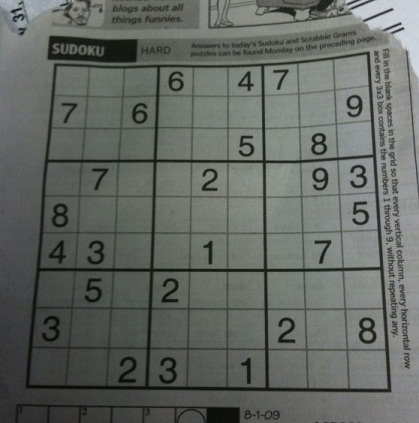
#> input picture image/sudoku-original.jpg, 419 x 423 px
$ python q1.py   (older library calls are emulated)
#> lines starting #> are read from the running program, lines starting #| are printed output that depends on the picture; after the words box and inside, x2 and y2 are one past the last pixel; in counts of white or black regions, pixels touching at a corner belong together
import cv2
import numpy as np
from matplotlib import pyplot as plt

# Load image in grayscale
img = cv2.imread("../image/sudoku-original.jpg", 0)
#> img: shape (423, 419); min 5, max 218, mean 101.9

# Sobel Edge Detection
sobelx = cv2.Sobel(img,cv2.CV_64F,1,0,ksize=3)
sobely = cv2.Sobel(img,cv2.CV_64F,0,1,ksize=3)
sobelxy = cv2.Sobel(img,cv2.CV_64F,1,1,ksize=3)
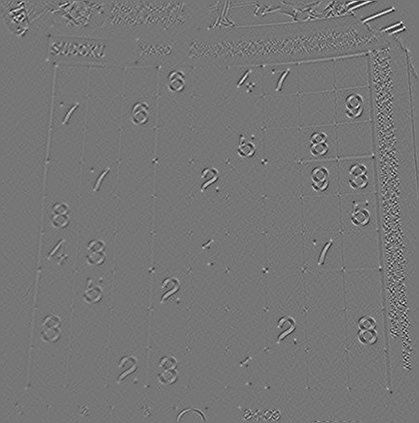
#> sobelxy: shape (423, 419) float64; min -145, max 166, mean 0; drawn with min black and max white
sobel = cv2.magnitude(sobelx,sobely)
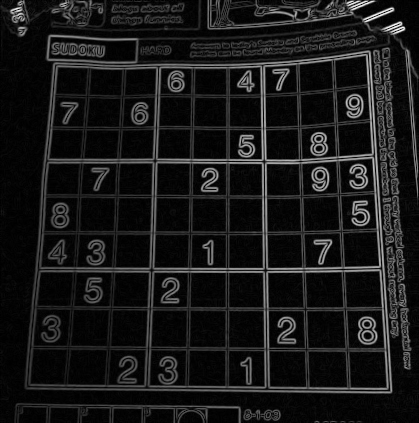
#> sobel: shape (423, 419) float64; min 0, max 598.1, mean 58.5; drawn with min black and max white

sobelx = np.uint8(cv2.convertScaleAbs(sobelx))
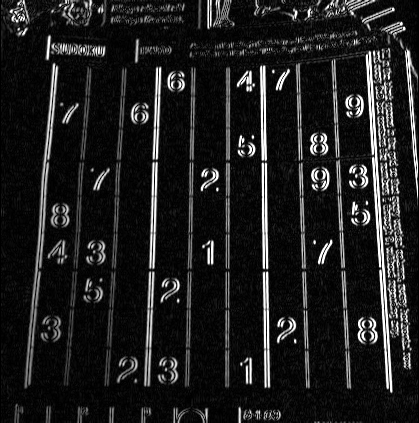
#> sobelx: shape (423, 419); min 0, max 255, mean 31.4
sobely = np.uint8(cv2.convertScaleAbs(sobely))
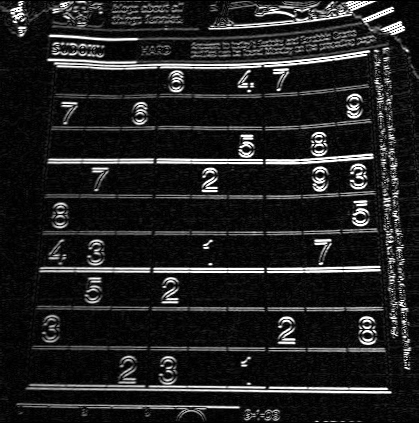
#> sobely: shape (423, 419); min 0, max 255, mean 33.4
sobelxy = np.uint8(cv2.convertScaleAbs(sobelxy))
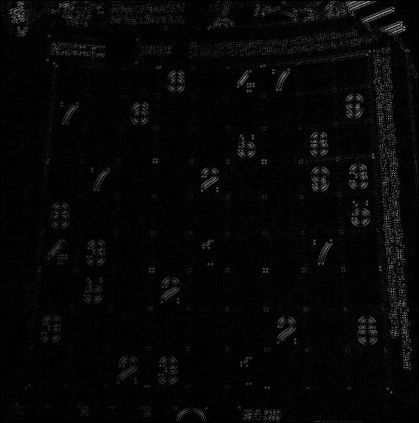
#> sobelxy: shape (423, 419); min 0, max 166, mean 6.4

laplacian = cv2.Laplacian(img,cv2.CV_16U,ksize=3)
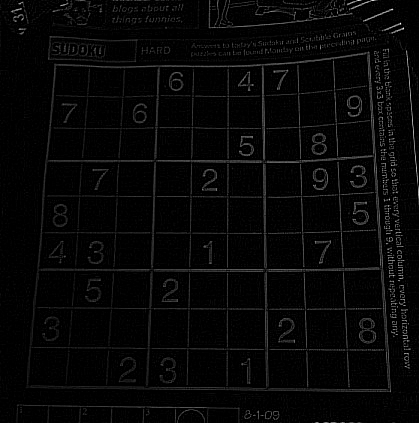
#> laplacian: shape (423, 419) uint16; min 0, max 774, mean 21.5; drawn with min black and max white
canny = cv2.Canny(img,100,150)
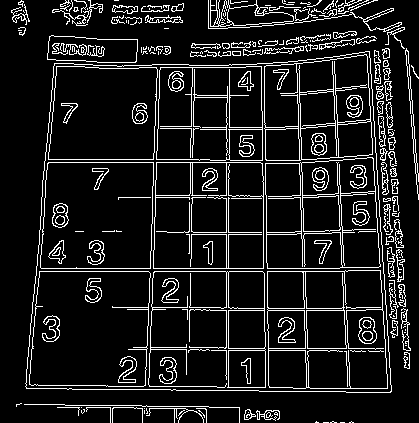
#> canny: shape (423, 419); 10.9% white in thin lines or dots


# Display results
plt.figure(figsize=(8,6))
plt.subplot(3,3,1), plt.imshow(img, cmap='gray'), plt.title('Original')
plt.subplot(3,3,2), plt.imshow(sobelx, cmap='gray'), plt.title('SobelX')
plt.subplot(3,3,3), plt.imshow(sobely, cmap='gray'), plt.title('SobelY')
plt.subplot(3,3,4), plt.imshow(sobelxy, cmap='gray'), plt.title('SobelXY')
plt.subplot(3,3,5), plt.imshow(sobel, cmap='gray'), plt.title('Sobel')
plt.subplot(3,3,6), plt.imshow(laplacian, cmap='gray'), plt.title('Laplacian')
plt.subplot(3,3,7), plt.imshow(canny, cmap='gray'), plt.title('Canny')
plt.tight_layout()
plt.show()

$ run again, with image/2.jpg copied over image/sudoku-original.jpg
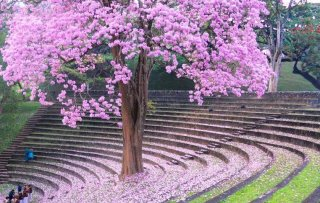
#> input picture image/2.jpg, 320 x 203 px
#> `laplacian = cv2.Laplacian(img,cv2.CV_16U,ksize=3)`:
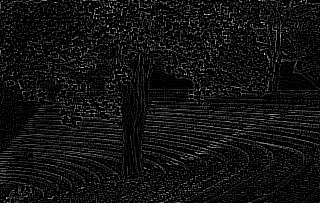
#> laplacian: shape (203, 320) uint16; min 0, max 994, mean 71.9; drawn with min black and max white
#> `canny = cv2.Canny(img,100,150)`:
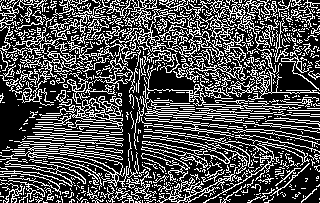
#> canny: shape (203, 320); 31% white in thin lines or dots

$ run again, with image/3.jpg copied over image/sudoku-original.jpg
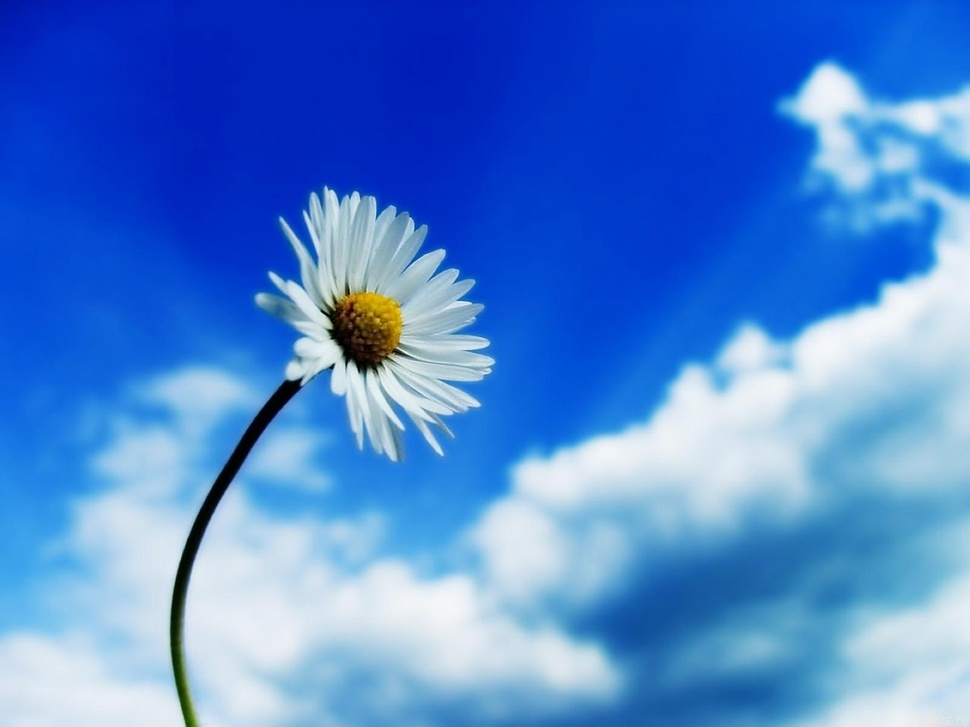
#> input picture image/3.jpg, 970 x 727 px, shrunk from 1600 x 1200 before the run
#> `sobelxy = cv2.Sobel(img,cv2.CV_64F,1,1,ksize=3)`:
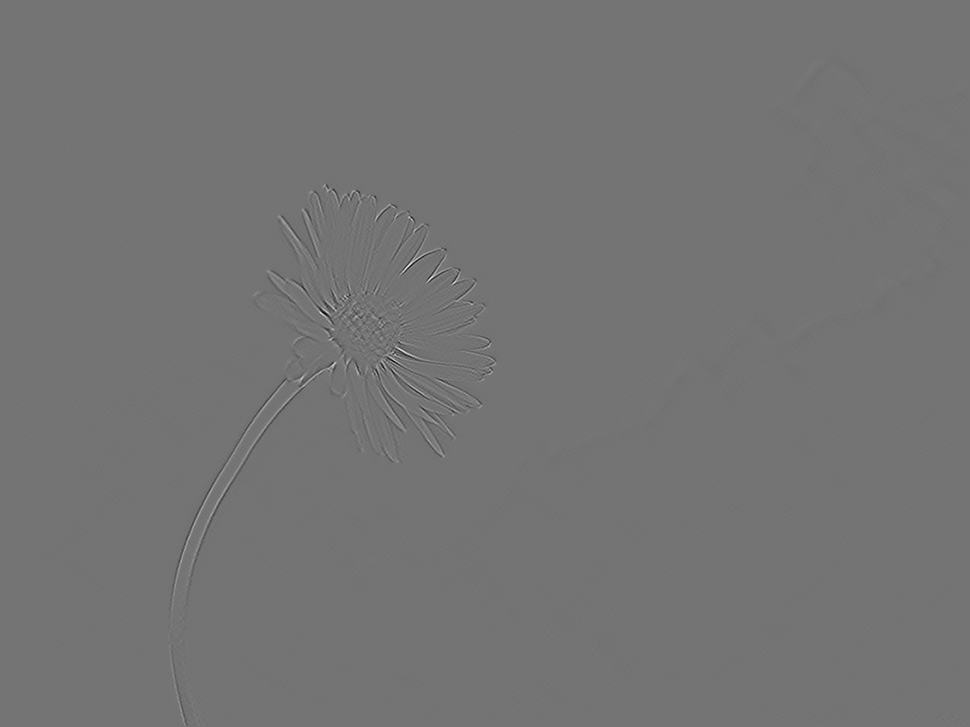
#> sobelxy: shape (727, 970) float64; min -208, max 249, mean 0; drawn with min black and max white
#> `canny = cv2.Canny(img,100,150)`:
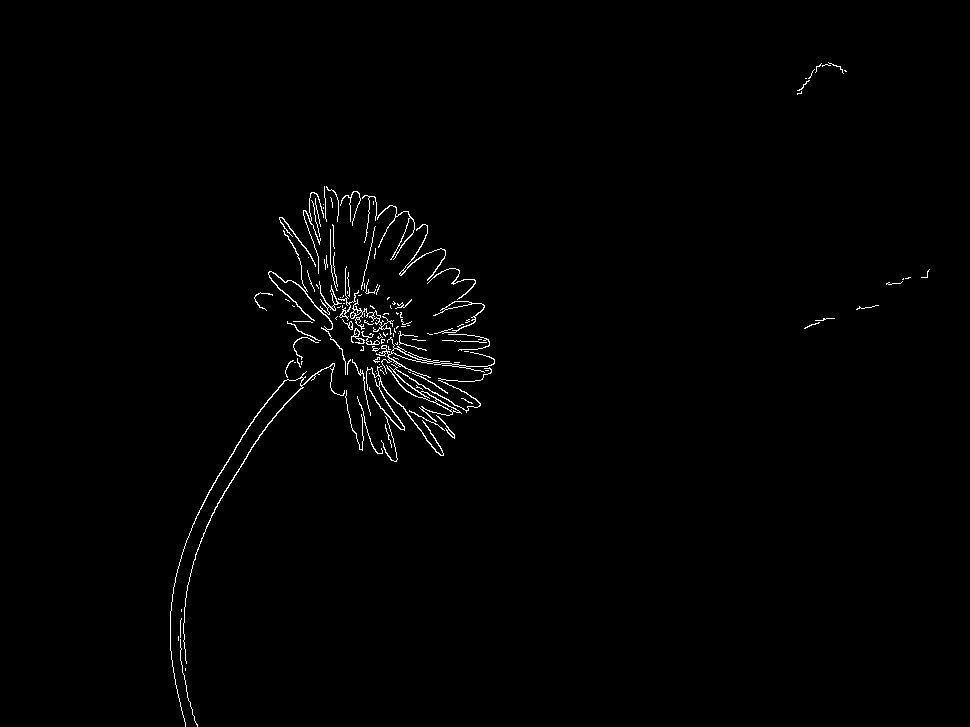
#> canny: shape (727, 970); 0.97% white in thin lines or dots, all inside (x1, y1, x2, y2) = (170, 62, 930, 727)
